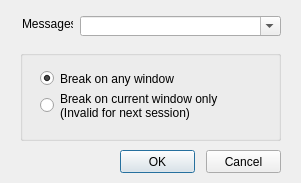
<?xml version="1.0" encoding="UTF-8"?>
<ui version="4.0">
 <class>MessagesBreakpoints</class>
 <widget class="QDialog" name="MessagesBreakpoints">
  <property name="windowModality">
   <enum>Qt::NonModal</enum>
  </property>
  <property name="geometry">
   <rect>
    <x>0</x>
    <y>0</y>
    <width>301</width>
    <height>183</height>
   </rect>
  </property>
  <property name="windowTitle">
   <string>Message Breakpoint on WinProc</string>
  </property>
  <property name="windowIcon">
   <iconset resource="../../resource.qrc">
    <normaloff>:/icons/images/breakpoint_execute.png</normaloff>:/icons/images/breakpoint_execute.png</iconset>
  </property>
  <property name="locale">
   <locale language="English" country="UnitedStates"/>
  </property>
  <property name="modal">
   <bool>false</bool>
  </property>
  <widget class="QLabel" name="lblMessages">
   <property name="geometry">
    <rect>
     <x>22</x>
     <y>16</y>
     <width>51</width>
     <height>16</height>
    </rect>
   </property>
   <property name="text">
    <string>Messages:</string>
   </property>
  </widget>
  <widget class="QGroupBox" name="gboxBreakpoints">
   <property name="geometry">
    <rect>
     <x>20</x>
     <y>50</y>
     <width>261</width>
     <height>91</height>
    </rect>
   </property>
   <property name="title">
    <string/>
   </property>
   <widget class="QRadioButton" name="rbtnBreakAny">
    <property name="geometry">
     <rect>
      <x>20</x>
      <y>20</y>
      <width>221</width>
      <height>17</height>
     </rect>
    </property>
    <property name="text">
     <string>Break on any window</string>
    </property>
    <property name="checked">
     <bool>true</bool>
    </property>
   </widget>
   <widget class="QRadioButton" name="rbtnBreakCurrent">
    <property name="geometry">
     <rect>
      <x>20</x>
      <y>40</y>
      <width>221</width>
      <height>31</height>
     </rect>
    </property>
    <property name="text">
     <string>Break on current window only 
(Invalid for next session)</string>
    </property>
   </widget>
  </widget>
  <widget class="QPushButton" name="btnOk">
   <property name="geometry">
    <rect>
     <x>120</x>
     <y>150</y>
     <width>75</width>
     <height>23</height>
    </rect>
   </property>
   <property name="text">
    <string>OK</string>
   </property>
  </widget>
  <widget class="QComboBox" name="cboxMessages">
   <property name="geometry">
    <rect>
     <x>80</x>
     <y>16</y>
     <width>201</width>
     <height>20</height>
    </rect>
   </property>
   <property name="editable">
    <bool>true</bool>
   </property>
  </widget>
  <widget class="QPushButton" name="btnCancel">
   <property name="geometry">
    <rect>
     <x>206</x>
     <y>150</y>
     <width>75</width>
     <height>23</height>
    </rect>
   </property>
   <property name="text">
    <string>Cancel</string>
   </property>
  </widget>
  <zorder>lblMessages</zorder>
  <zorder>cboxMessages</zorder>
  <zorder>gboxBreakpoints</zorder>
  <zorder>btnOk</zorder>
  <zorder>btnCancel</zorder>
 </widget>
 <resources>
  <include location="../../resource.qrc"/>
 </resources>
 <connections>
  <connection>
   <sender>btnCancel</sender>
   <signal>clicked()</signal>
   <receiver>MessagesBreakpoints</receiver>
   <slot>close()</slot>
   <hints>
    <hint type="sourcelabel">
     <x>237</x>
     <y>181</y>
    </hint>
    <hint type="destinationlabel">
     <x>150</x>
     <y>104</y>
    </hint>
   </hints>
  </connection>
  <connection>
   <sender>btnOk</sender>
   <signal>clicked()</signal>
   <receiver>MessagesBreakpoints</receiver>
   <slot>accept()</slot>
   <hints>
    <hint type="sourcelabel">
     <x>157</x>
     <y>181</y>
    </hint>
    <hint type="destinationlabel">
     <x>150</x>
     <y>104</y>
    </hint>
   </hints>
  </connection>
 </connections>
</ui>
